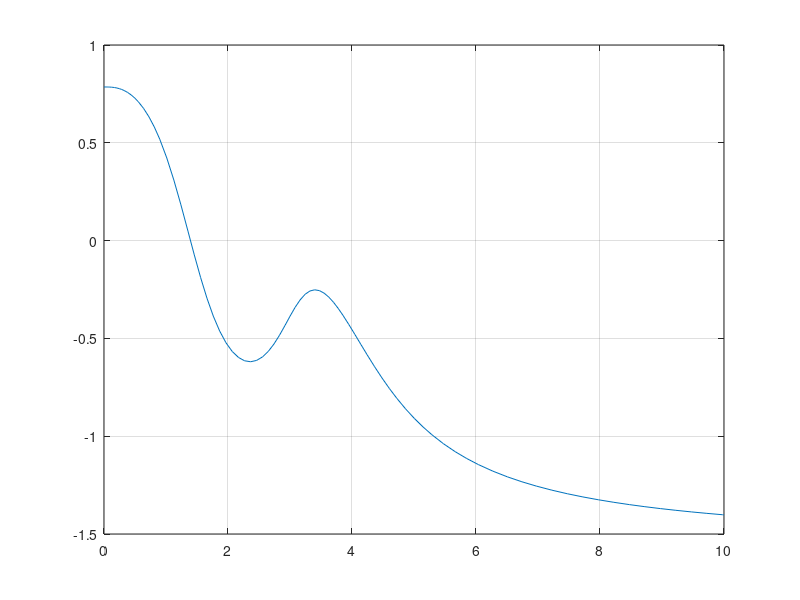

Recreate this plot in MATLAB.
function [T,X] = skateboarder()
    I = 500;
    m = 70;
    g = 9.8;
    Pi = [0;pi/4];
    Vi = [4.1;0];
    [T,X]=ode45(@slope_func,[0 10],[Pi;Vi]);
    plot(T,X(:,2)), grid on

    function res = slope_func(t,W)
        P = W(1:2);
        V = W(3:4);
        dPdt = V;
        dVdt = acceleration_func(t,W);
        res = [dPdt;dVdt];
    end

    function res = acceleration_func(t,W)
        r = W(1);
        theta = W(2);
        rdot = W(3);
        thdot = W(4);
        rdotdot = -g*sin(theta) + r*thdot^2;
        thdotdot = (-m*g*r*cos(theta) - 2*m*r*rdot*thdot)/(m*r^2 + I);
        res = [rdotdot;thdotdot];
    end

end
